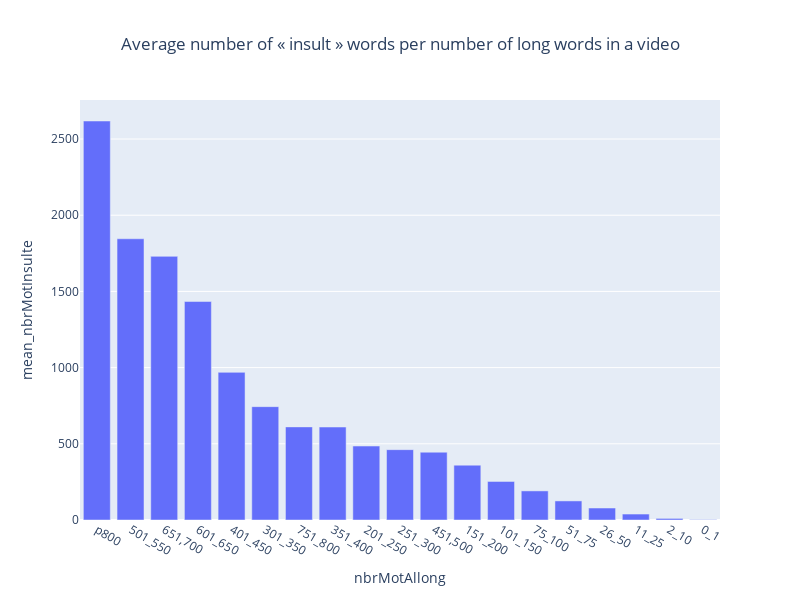

Write notebook code for a chart like this one.
### Code cell
mean_nbrMotAllong= df1.groupby(['nbrMotAllong']).agg('mean')['nbrMotInsulte'].nlargest(19).to_frame(name='mean').reset_index()
figfunc(x_=mean_nbrMotAllong['nbrMotAllong'], y_=mean_nbrMotAllong['mean'], title_="Average number of « insult » words per number of long words in a video", x_title="nbrMotAllong", y_title="mean_nbrMotInsulte", height_=600, width_=800)

### Figure 1 — Plotly figure (JSON) as saved in the notebook; plotly's stock layout.template omitted (floating-point values rounded to 4 significant figures)
{"data": [{"marker": {"colorscale": [[0, "rgb(103,0,31)"], [0.1, "rgb(178,24,43)"], [0.2, "rgb(214,96,77)"], [0.3, "rgb(244,165,130)"], [0.4, "rgb(253,219,199)"], [0.5, "rgb(247,247,247)"], [0.6, "rgb(209,229,240)"], [0.7, "rgb(146,197,222)"], [0.8, "rgb(67,147,195)"], [0.9, "rgb(33,102,172)"], [1, "rgb(5,48,97)"]]}, "type": "bar", "x": ["p800", "501_550", "651,700", "601_650", "401_450", "301_350", "751_800", "351_400", "201_250", "251_300", "451,500", "151_200", "101_150", "75_100", "51_75", "26_50", "11_25", "2_10", "0_1"], "y": [2618.0, 1846.0, 1730, 1434.0, 968.8, 743.8, 611, 610.2, 485.2, 461.5, 445, 359.8, 253.3, 191.0, 125.2, 78.61, 39.1, 10.45, 2.456]}], "layout": {"height": 600, "title": {"text": "Average number of « insult » words per number of long words in a video", "x": 0.5}, "width": 800, "xaxis": {"title": {"text": "nbrMotAllong"}}, "yaxis": {"title": {"text": "mean_nbrMotInsulte"}}}}
